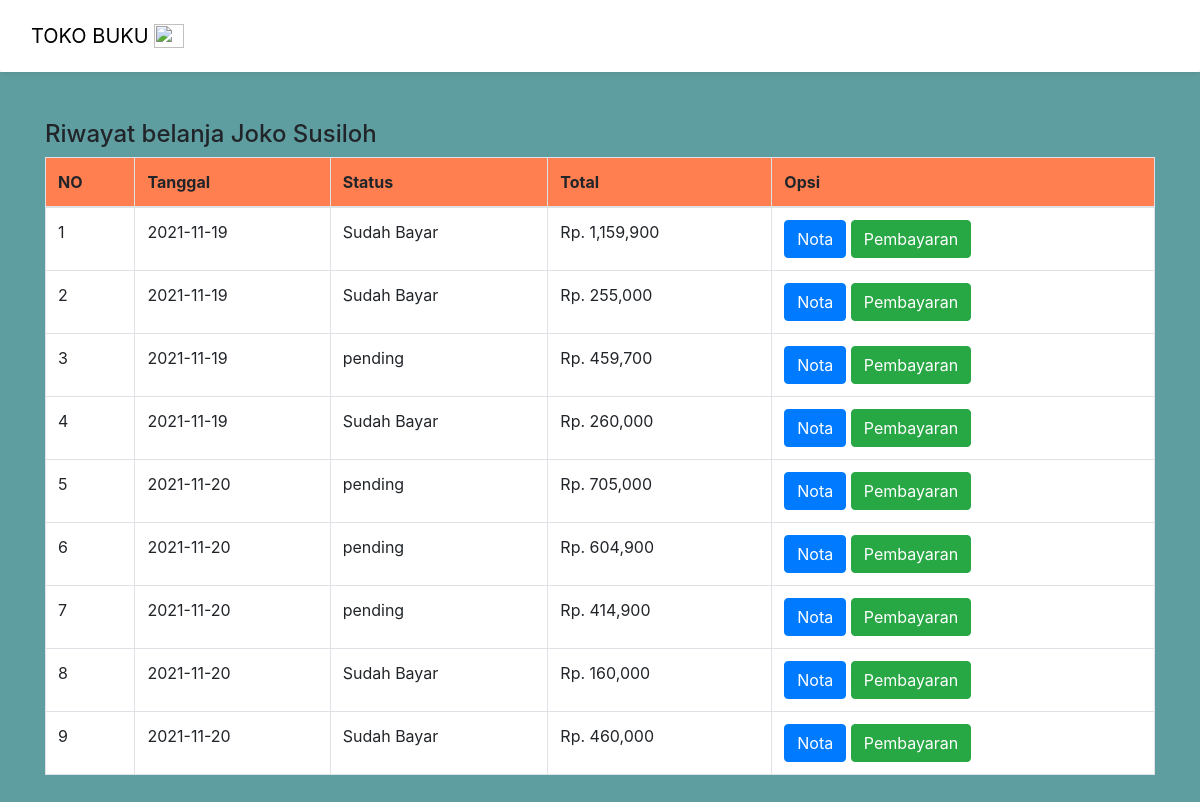
Page /User/riwayat.php (signed in) on the committed database.
### tables this page shows
CREATE TABLE `pembelian` (
  `id_pembelian` int(11) NOT NULL,
  `id_pelanggan` int(11) NOT NULL,
  `id_ongkir` int(11) NOT NULL,
  `tanggal_pembelian` date NOT NULL,
  `total_pembelian` int(11) NOT NULL,
  `nama_kota` varchar(100) NOT NULL,
  `tarif` int(11) NOT NULL,
  `alamat` text NOT NULL,
  `status` varchar(100) NOT NULL DEFAULT 'pending'
);

### User/riwayat.php (the view, shortened to what this page needs)
<?php
include 'conn.php';
?>
<!doctype html>
<html>
<head>
	<link rel="stylesheet" href="https://cdn.jsdelivr.net/npm/bootstrap@4.6.1/dist/css/bootstrap.min.css">
</head>
<body>
	<div class="mx-0 px-0">
		<nav class="navbar position-sticky default-layout-navbar col-lg-12 col-12 shadow-sm p-3 mb-0 bg-body rounded">
			<div class="container-fluid">
				<a href="index.php" class="navbar-brand" style="color: black;">
					TOKO BUKU
					<img src="https://th.bing.com/th/id/OIP.5AIBiqVoTNtQIOGzVOeEJwHaFO?w=256&h=180&c=7&r=0&o=5&dpr=2&pid=1.7" alt="" width="30" height="24" class="d-inline-block align-text-top">
				</a>
			</div>
		</nav>
	</div>
	<section class="pt-5" style="height: 100vh; background: #5F9EA0;">
		<div class="container">
			<h4>Riwayat belanja <?php echo $_SESSION["pelanggan"]["nama_pelanggan"]; ?></h4>
			<table class="table table-bordered">
				<thead style="background: #FF7F50;">
					<tr>
						<th>NO</th>
						<th>Tanggal</th>
						<th>Status</th>
						<th>Total</th>
						<th>Opsi</th>
					</tr>
				</thead>
				<tbody style="background: white;">
					<?php
					$no = 1;
					$id_pelanggan = $_SESSION["pelanggan"]["id_pelanggan"];
					$data = mysqli_query($conn, "SELECT * FROM pembelian WHERE id_pelanggan = '$id_pelanggan'");
					while ($isi = mysqli_fetch_assoc($data)) {
					?>
						<tr>
							<td><?php echo $no; ?></td>
							<td><?php echo $isi['tanggal_pembelian']; ?></td>
							<td><?php echo $isi['status']; ?></td>
							<td>Rp. <?php echo number_format($isi['total_pembelian']); ?></td>
							<td>
								<a href="hasil.php?id=<?php echo $isi["id_pembelian"]; ?>" class="btn btn-primary">Nota</a>
								<a href="pembayaran.php?id=<?php echo $isi["id_pembelian"]; ?>" class="btn btn-success">Pembayaran</a>
							</td>
						</tr>
						<?php $no++; ?>
					<?php } ?>
				</tbody>
			</table>
		</div>
	</section>
</body>
</html>

### rows in the picture
pembelian: tanggal_pembelian "2021-11-19", status "Sudah Bayar", total_pembelian "1,159,900"
pembelian: tanggal_pembelian "2021-11-19", status "Sudah Bayar", total_pembelian "255,000"
pembelian: tanggal_pembelian "2021-11-19", status "pending", total_pembelian "459,700"
pembelian: tanggal_pembelian "2021-11-19", status "Sudah Bayar", total_pembelian "260,000"
pembelian: tanggal_pembelian "2021-11-20", status "pending", total_pembelian "705,000"
pembelian: tanggal_pembelian "2021-11-20", status "pending", total_pembelian "604,900"
pembelian: tanggal_pembelian "2021-11-20", status "pending", total_pembelian "414,900"
pembelian: tanggal_pembelian "2021-11-20", status "Sudah Bayar", total_pembelian "160,000"
pembelian: tanggal_pembelian "2021-11-20", status "Sudah Bayar", total_pembelian "460,000"

### other values in the picture
$_SESSION["pelanggan"]["nama_pelanggan"] "Joko Susiloh"
